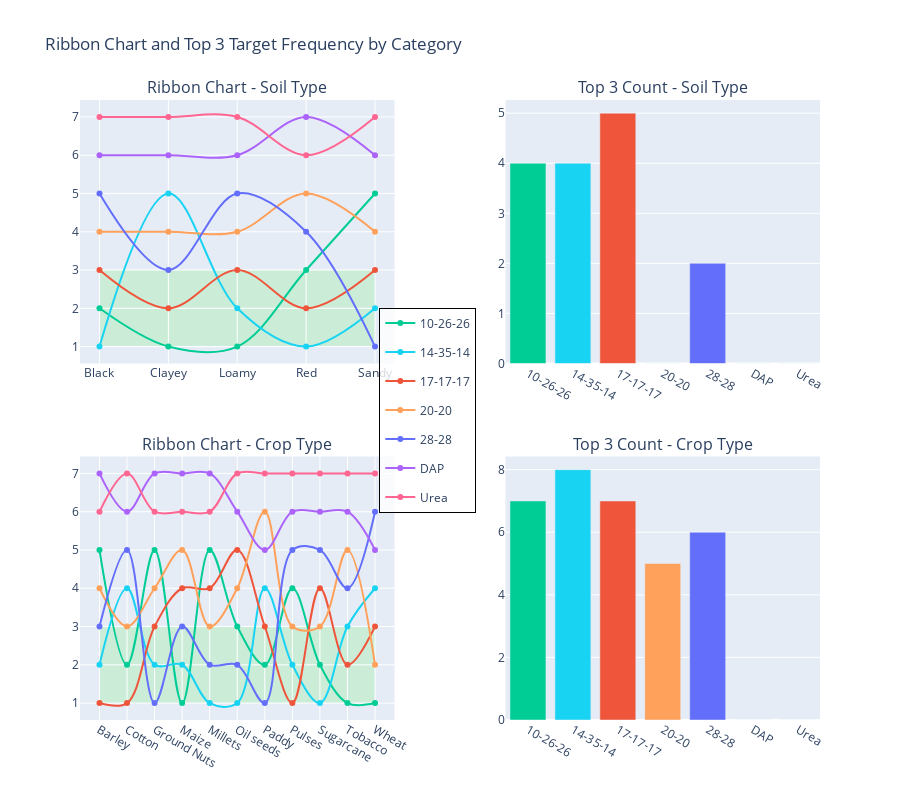

The notebook cell this image was saved under:
### Code cell
import plotly.graph_objects as go
from plotly.subplots import make_subplots
import plotly.express as px
import pandas as pd

# Define consistent color map
unique_targets = train[target].unique()
color_map = px.colors.qualitative.Plotly
target_color_dict = {val: color_map[i % len(color_map)] for i, val in enumerate(unique_targets)}

fig = make_subplots(
    rows=2, cols=2,
    subplot_titles=[
        "Ribbon Chart - Soil Type", "Top 3 Count - Soil Type",
        "Ribbon Chart - Crop Type", "Top 3 Count - Crop Type"
    ],
    horizontal_spacing=0.15,
    vertical_spacing=0.15
)

for i, cat in enumerate(cat_features):
    row = i + 1

    freq = train.groupby([cat, target]).size().unstack(fill_value=0)
    ranks = freq.rank(axis=1, method='min', ascending=False)
    categories = freq.index.tolist()
    targets = freq.columns.tolist()

    # --- Column 1: Ribbon chart ---
    for t in targets:
        fig.add_trace(go.Scatter(
            x=categories,
            y=ranks[t],
            mode='lines+markers',
            name=t,
            line_shape='spline',
            line=dict(color=target_color_dict[t]),
            legendgroup=t,
            showlegend=(i == 0)  # show legend only once (row 1)
        ), row=row, col=1)

    # Add shaded area (cover exact x-values, ranks 1 to 3)
    fig.add_shape(
        type="rect",
        xref=f"x{(row-1)*2+1}",
        yref=f"y{(row-1)*2+1}",
        x0=categories[0],
        x1=categories[-1],
        y0=1, y1=3,
        fillcolor="LightGreen",
        opacity=0.3,
        layer="below",
        line_width=0,
        row=row, col=1
    )

    # --- Column 2: Top 3 Count Bar Chart ---
    top3_counts = (ranks <= 3).sum()
    count_df = top3_counts.reset_index()
    count_df.columns = [target, 'Top3_Count']

    for j in range(len(count_df)):
        t_val = count_df[target][j]
        fig.add_trace(go.Bar(
            x=[t_val],
            y=[count_df['Top3_Count'][j]],
            name=t_val,
            marker_color=target_color_dict[t_val],
            legendgroup=t_val,
            showlegend=False
        ), row=row, col=2)

# Final layout update


fig.update_layout(
    height=800,
    title_text="Ribbon Chart and Top 3 Target Frequency by Category",
    legend=dict(
        x=0.47,  # Centered between the two subplots (adjust as needed)
        y=0.5,
        xanchor="center",
        yanchor="middle",
        orientation="v",  # Vertical legend
        bgcolor="rgba(255,255,255,0.8)",
        bordercolor="black",
        borderwidth=1
    )
)

### Figure 1 — Plotly figure (JSON) as saved in the notebook; plotly's stock layout.template omitted (floating-point values rounded to 4 significant figures)
{"data": [{"legendgroup": "10-26-26", "line": {"color": "#00CC96", "shape": "spline"}, "mode": "lines+markers", "name": "10-26-26", "showlegend": true, "type": "scatter", "x": ["Black", "Clayey", "Loamy", "Red", "Sandy"], "xaxis": "x", "y": [2.0, 1.0, 1.0, 3.0, 5.0], "yaxis": "y"}, {"legendgroup": "14-35-14", "line": {"color": "#19D3F3", "shape": "spline"}, "mode": "lines+markers", "name": "14-35-14", "showlegend": true, "type": "scatter", "x": ["Black", "Clayey", "Loamy", "Red", "Sandy"], "xaxis": "x", "y": [1.0, 5.0, 2.0, 1.0, 2.0], "yaxis": "y"}, {"legendgroup": "17-17-17", "line": {"color": "#EF553B", "shape": "spline"}, "mode": "lines+markers", "name": "17-17-17", "showlegend": true, "type": "scatter", "x": ["Black", "Clayey", "Loamy", "Red", "Sandy"], "xaxis": "x", "y": [3.0, 2.0, 3.0, 2.0, 3.0], "yaxis": "y"}, {"legendgroup": "20-20", "line": {"color": "#FFA15A", "shape": "spline"}, "mode": "lines+markers", "name": "20-20", "showlegend": true, "type": "scatter", "x": ["Black", "Clayey", "Loamy", "Red", "Sandy"], "xaxis": "x", "y": [4.0, 4.0, 4.0, 5.0, 4.0], "yaxis": "y"}, {"legendgroup": "28-28", "line": {"color": "#636EFA", "shape": "spline"}, "mode": "lines+markers", "name": "28-28", "showlegend": true, "type": "scatter", "x": ["Black", "Clayey", "Loamy", "Red", "Sandy"], "xaxis": "x", "y": [5.0, 3.0, 5.0, 4.0, 1.0], "yaxis": "y"}, {"legendgroup": "DAP", "line": {"color": "#AB63FA", "shape": "spline"}, "mode": "lines+markers", "name": "DAP", "showlegend": true, "type": "scatter", "x": ["Black", "Clayey", "Loamy", "Red", "Sandy"], "xaxis": "x", "y": [6.0, 6.0, 6.0, 7.0, 6.0], "yaxis": "y"}, {"legendgroup": "Urea", "line": {"color": "#FF6692", "shape": "spline"}, "mode": "lines+markers", "name": "Urea", "showlegend": true, "type": "scatter", "x": ["Black", "Clayey", "Loamy", "Red", "Sandy"], "xaxis": "x", "y": [7.0, 7.0, 7.0, 6.0, 7.0], "yaxis": "y"}, {"legendgroup": "10-26-26", "marker": {"color": "#00CC96"}, "name": "10-26-26", "showlegend": false, "type": "bar", "x": ["10-26-26"], "xaxis": "x2", "y": [4], "yaxis": "y2"}, {"legendgroup": "14-35-14", "marker": {"color": "#19D3F3"}, "name": "14-35-14", "showlegend": false, "type": "bar", "x": ["14-35-14"], "xaxis": "x2", "y": [4], "yaxis": "y2"}, {"legendgroup": "17-17-17", "marker": {"color": "#EF553B"}, "name": "17-17-17", "showlegend": false, "type": "bar", "x": ["17-17-17"], "xaxis": "x2", "y": [5], "yaxis": "y2"}, {"legendgroup": "20-20", "marker": {"color": "#FFA15A"}, "name": "20-20", "showlegend": false, "type": "bar", "x": ["20-20"], "xaxis": "x2", "y": [0], "yaxis": "y2"}, {"legendgroup": "28-28", "marker": {"color": "#636EFA"}, "name": "28-28", "showlegend": false, "type": "bar", "x": ["28-28"], "xaxis": "x2", "y": [2], "yaxis": "y2"}, {"legendgroup": "DAP", "marker": {"color": "#AB63FA"}, "name": "DAP", "showlegend": false, "type": "bar", "x": ["DAP"], "xaxis": "x2", "y": [0], "yaxis": "y2"}, {"legendgroup": "Urea", "marker": {"color": "#FF6692"}, "name": "Urea", "showlegend": false, "type": "bar", "x": ["Urea"], "xaxis": "x2", "y": [0], "yaxis": "y2"}, {"legendgroup": "10-26-26", "line": {"color": "#00CC96", "shape": "spline"}, "mode": "lines+markers", "name": "10-26-26", "showlegend": false, "type": "scatter", "x": ["Barley", "Cotton", "Ground Nuts", "Maize", "Millets", "Oil seeds", "Paddy", "Pulses", "Sugarcane", "Tobacco", "Wheat"], "xaxis": "x3", "y": [5.0, 2.0, 5.0, 1.0, 5.0, 3.0, 2.0, 4.0, 2.0, 1.0, 1.0], "yaxis": "y3"}, {"legendgroup": "14-35-14", "line": {"color": "#19D3F3", "shape": "spline"}, "mode": "lines+markers", "name": "14-35-14", "showlegend": false, "type": "scatter", "x": ["Barley", "Cotton", "Ground Nuts", "Maize", "Millets", "Oil seeds", "Paddy", "Pulses", "Sugarcane", "Tobacco", "Wheat"], "xaxis": "x3", "y": [2.0, 4.0, 2.0, 2.0, 1.0, 1.0, 4.0, 2.0, 1.0, 3.0, 4.0], "yaxis": "y3"}, {"legendgroup": "17-17-17", "line": {"color": "#EF553B", "shape": "spline"}, "mode": "lines+markers", "name": "17-17-17", "showlegend": false, "type": "scatter", "x": ["Barley", "Cotton", "Ground Nuts", "Maize", "Millets", "Oil seeds", "Paddy", "Pulses", "Sugarcane", "Tobacco", "Wheat"], "xaxis": "x3", "y": [1.0, 1.0, 3.0, 4.0, 4.0, 5.0, 3.0, 1.0, 4.0, 2.0, 3.0], "yaxis": "y3"}, {"legendgroup": "20-20", "line": {"color": "#FFA15A", "shape": "spline"}, "mode": "lines+markers", "name": "20-20", "showlegend": false, "type": "scatter", "x": ["Barley", "Cotton", "Ground Nuts", "Maize", "Millets", "Oil seeds", "Paddy", "Pulses", "Sugarcane", "Tobacco", "Wheat"], "xaxis": "x3", "y": [4.0, 3.0, 4.0, 5.0, 3.0, 4.0, 6.0, 3.0, 3.0, 5.0, 2.0], "yaxis": "y3"}, {"legendgroup": "28-28", "line": {"color": "#636EFA", "shape": "spline"}, "mode": "lines+markers", "name": "28-28", "showlegend": false, "type": "scatter", "x": ["Barley", "Cotton", "Ground Nuts", "Maize", "Millets", "Oil seeds", "Paddy", "Pulses", "Sugarcane", "Tobacco", "Wheat"], "xaxis": "x3", "y": [3.0, 5.0, 1.0, 3.0, 2.0, 2.0, 1.0, 5.0, 5.0, 4.0, 6.0], "yaxis": "y3"}, {"legendgroup": "DAP", "line": {"color": "#AB63FA", "shape": "spline"}, "mode": "lines+markers", "name": "DAP", "showlegend": false, "type": "scatter", "x": ["Barley", "Cotton", "Ground Nuts", "Maize", "Millets", "Oil seeds", "Paddy", "Pulses", "Sugarcane", "Tobacco", "Wheat"], "xaxis": "x3", "y": [7.0, 6.0, 7.0, 7.0, 7.0, 6.0, 5.0, 6.0, 6.0, 6.0, 5.0], "yaxis": "y3"}, {"legendgroup": "Urea", "line": {"color": "#FF6692", "shape": "spline"}, "mode": "lines+markers", "name": "Urea", "showlegend": false, "type": "scatter", "x": ["Barley", "Cotton", "Ground Nuts", "Maize", "Millets", "Oil seeds", "Paddy", "Pulses", "Sugarcane", "Tobacco", "Wheat"], "xaxis": "x3", "y": [6.0, 7.0, 6.0, 6.0, 6.0, 7.0, 7.0, 7.0, 7.0, 7.0, 7.0], "yaxis": "y3"}, {"legendgroup": "10-26-26", "marker": {"color": "#00CC96"}, "name": "10-26-26", "showlegend": false, "type": "bar", "x": ["10-26-26"], "xaxis": "x4", "y": [7], "yaxis": "y4"}, {"legendgroup": "14-35-14", "marker": {"color": "#19D3F3"}, "name": "14-35-14", "showlegend": false, "type": "bar", "x": ["14-35-14"], "xaxis": "x4", "y": [8], "yaxis": "y4"}, {"legendgroup": "17-17-17", "marker": {"color": "#EF553B"}, "name": "17-17-17", "showlegend": false, "type": "bar", "x": ["17-17-17"], "xaxis": "x4", "y": [7], "yaxis": "y4"}, {"legendgroup": "20-20", "marker": {"color": "#FFA15A"}, "name": "20-20", "showlegend": false, "type": "bar", "x": ["20-20"], "xaxis": "x4", "y": [5], "yaxis": "y4"}, {"legendgroup": "28-28", "marker": {"color": "#636EFA"}, "name": "28-28", "showlegend": false, "type": "bar", "x": ["28-28"], "xaxis": "x4", "y": [6], "yaxis": "y4"}, {"legendgroup": "DAP", "marker": {"color": "#AB63FA"}, "name": "DAP", "showlegend": false, "type": "bar", "x": ["DAP"], "xaxis": "x4", "y": [0], "yaxis": "y4"}, {"legendgroup": "Urea", "marker": {"color": "#FF6692"}, "name": "Urea", "showlegend": false, "type": "bar", "x": ["Urea"], "xaxis": "x4", "y": [0], "yaxis": "y4"}], "layout": {"annotations": [{"font": {"size": 16}, "showarrow": false, "text": "Ribbon Chart - Soil Type", "x": 0.2125, "xanchor": "center", "xref": "paper", "y": 1, "yanchor": "bottom", "yref": "paper"}, {"font": {"size": 16}, "showarrow": false, "text": "Top 3 Count - Soil Type", "x": 0.7875, "xanchor": "center", "xref": "paper", "y": 1, "yanchor": "bottom", "yref": "paper"}, {"font": {"size": 16}, "showarrow": false, "text": "Ribbon Chart - Crop Type", "x": 0.2125, "xanchor": "center", "xref": "paper", "y": 0.425, "yanchor": "bottom", "yref": "paper"}, {"font": {"size": 16}, "showarrow": false, "text": "Top 3 Count - Crop Type", "x": 0.7875, "xanchor": "center", "xref": "paper", "y": 0.425, "yanchor": "bottom", "yref": "paper"}], "height": 800, "legend": {"bgcolor": "rgba(255,255,255,0.8)", "bordercolor": "black", "borderwidth": 1, "orientation": "v", "x": 0.47, "xanchor": "center", "y": 0.5, "yanchor": "middle"}, "shapes": [{"fillcolor": "LightGreen", "layer": "below", "line": {"width": 0}, "opacity": 0.3, "type": "rect", "x0": "Black", "x1": "Sandy", "xref": "x", "y0": 1, "y1": 3, "yref": "y"}, {"fillcolor": "LightGreen", "layer": "below", "line": {"width": 0}, "opacity": 0.3, "type": "rect", "x0": "Barley", "x1": "Wheat", "xref": "x3", "y0": 1, "y1": 3, "yref": "y3"}], "title": {"text": "Ribbon Chart and Top 3 Target Frequency by Category"}, "xaxis": {"anchor": "y", "domain": [0, 0.425]}, "xaxis2": {"anchor": "y2", "domain": [0.575, 1]}, "xaxis3": {"anchor": "y3", "domain": [0, 0.425]}, "xaxis4": {"anchor": "y4", "domain": [0.575, 1]}, "yaxis": {"anchor": "x", "domain": [0.575, 1]}, "yaxis2": {"anchor": "x2", "domain": [0.575, 1]}, "yaxis3": {"anchor": "x3", "domain": [0, 0.425]}, "yaxis4": {"anchor": "x4", "domain": [0, 0.425]}}}
